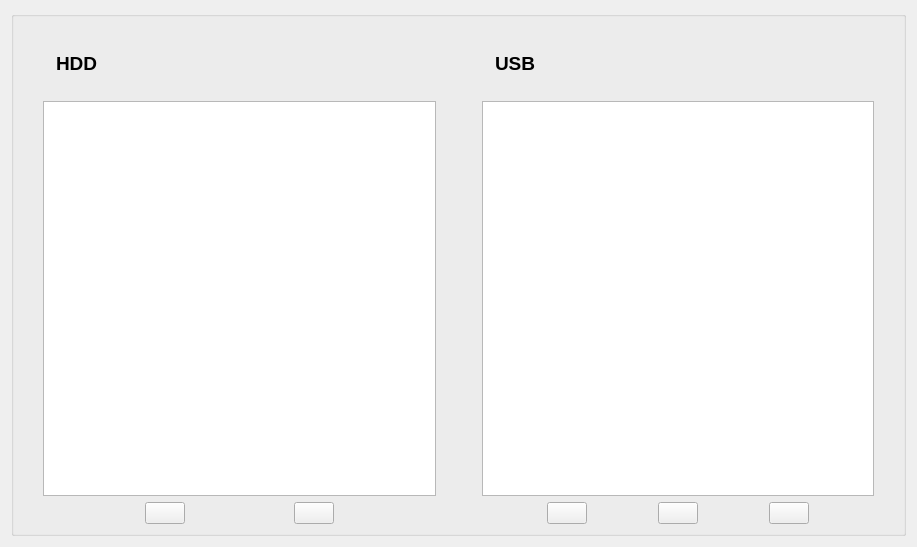
<?xml version="1.0" encoding="UTF-8"?>
<ui version="4.0">
 <class>ContentManagementForm</class>
 <widget class="QWidget" name="ContentManagementForm">
  <property name="geometry">
   <rect>
    <x>0</x>
    <y>0</y>
    <width>917</width>
    <height>547</height>
   </rect>
  </property>
  <property name="windowTitle">
   <string>Form</string>
  </property>
  <property name="autoFillBackground">
   <bool>true</bool>
  </property>
  <layout class="QVBoxLayout" name="verticalLayout_3">
   <item>
    <widget class="QGroupBox" name="groupBox_HDD_USB">
     <property name="title">
      <string/>
     </property>
     <layout class="QVBoxLayout" name="verticalLayout_4">
      <item>
       <layout class="QHBoxLayout" name="horizontalLayout_7">
        <item>
         <spacer name="horizontalSpacer_4">
          <property name="orientation">
           <enum>Qt::Horizontal</enum>
          </property>
          <property name="sizeHint" stdset="0">
           <size>
            <width>40</width>
            <height>20</height>
           </size>
          </property>
         </spacer>
        </item>
        <item>
         <widget class="QLabel" name="label_5">
          <property name="text">
           <string/>
          </property>
         </widget>
        </item>
       </layout>
      </item>
      <item>
       <layout class="QHBoxLayout" name="horizontalLayout_6">
        <item>
         <spacer name="verticalSpacer">
          <property name="orientation">
           <enum>Qt::Vertical</enum>
          </property>
          <property name="sizeHint" stdset="0">
           <size>
            <width>20</width>
            <height>40</height>
           </size>
          </property>
         </spacer>
        </item>
        <item>
         <layout class="QVBoxLayout" name="verticalLayout">
          <item>
           <layout class="QHBoxLayout" name="horizontalLayout_5">
            <item>
             <widget class="QLabel" name="label_3">
              <property name="text">
               <string/>
              </property>
             </widget>
            </item>
            <item>
             <widget class="QLabel" name="label_HDD">
              <property name="font">
               <font>
                <pointsize>14</pointsize>
                <weight>75</weight>
                <bold>true</bold>
               </font>
              </property>
              <property name="text">
               <string>HDD</string>
              </property>
             </widget>
            </item>
            <item>
             <spacer name="horizontalSpacer_2">
              <property name="orientation">
               <enum>Qt::Horizontal</enum>
              </property>
              <property name="sizeHint" stdset="0">
               <size>
                <width>40</width>
                <height>20</height>
               </size>
              </property>
             </spacer>
            </item>
           </layout>
          </item>
          <item>
           <spacer name="horizontalSpacer_13">
            <property name="orientation">
             <enum>Qt::Horizontal</enum>
            </property>
            <property name="sizeHint" stdset="0">
             <size>
              <width>40</width>
              <height>20</height>
             </size>
            </property>
           </spacer>
          </item>
          <item>
           <widget class="QTableView" name="tableView_HDD"/>
          </item>
          <item>
           <layout class="QHBoxLayout" name="horizontalLayout">
            <item>
             <spacer name="horizontalSpacer_6">
              <property name="orientation">
               <enum>Qt::Horizontal</enum>
              </property>
              <property name="sizeHint" stdset="0">
               <size>
                <width>40</width>
                <height>20</height>
               </size>
              </property>
             </spacer>
            </item>
            <item>
             <widget class="QPushButton" name="pushButton_HddOutput">
              <property name="maximumSize">
               <size>
                <width>120</width>
                <height>35</height>
               </size>
              </property>
              <property name="text">
               <string/>
              </property>
             </widget>
            </item>
            <item>
             <spacer name="horizontalSpacer">
              <property name="orientation">
               <enum>Qt::Horizontal</enum>
              </property>
              <property name="sizeHint" stdset="0">
               <size>
                <width>40</width>
                <height>20</height>
               </size>
              </property>
             </spacer>
            </item>
            <item>
             <widget class="QPushButton" name="pushButton_HddDelete">
              <property name="maximumSize">
               <size>
                <width>120</width>
                <height>35</height>
               </size>
              </property>
              <property name="text">
               <string/>
              </property>
             </widget>
            </item>
            <item>
             <spacer name="horizontalSpacer_7">
              <property name="orientation">
               <enum>Qt::Horizontal</enum>
              </property>
              <property name="sizeHint" stdset="0">
               <size>
                <width>40</width>
                <height>20</height>
               </size>
              </property>
             </spacer>
            </item>
           </layout>
          </item>
         </layout>
        </item>
        <item>
         <spacer name="verticalSpacer_4">
          <property name="orientation">
           <enum>Qt::Vertical</enum>
          </property>
          <property name="sizeHint" stdset="0">
           <size>
            <width>20</width>
            <height>40</height>
           </size>
          </property>
         </spacer>
        </item>
        <item>
         <spacer name="verticalSpacer_3">
          <property name="orientation">
           <enum>Qt::Vertical</enum>
          </property>
          <property name="sizeHint" stdset="0">
           <size>
            <width>20</width>
            <height>40</height>
           </size>
          </property>
         </spacer>
        </item>
        <item>
         <layout class="QVBoxLayout" name="verticalLayout_2">
          <item>
           <layout class="QHBoxLayout" name="horizontalLayout_3">
            <item>
             <widget class="QLabel" name="label_4">
              <property name="text">
               <string/>
              </property>
             </widget>
            </item>
            <item>
             <layout class="QHBoxLayout" name="horizontalLayout_2">
              <item>
               <widget class="QLabel" name="label_USB">
                <property name="font">
                 <font>
                  <pointsize>14</pointsize>
                  <weight>75</weight>
                  <bold>true</bold>
                 </font>
                </property>
                <property name="text">
                 <string>USB</string>
                </property>
               </widget>
              </item>
              <item>
               <spacer name="horizontalSpacer_5">
                <property name="orientation">
                 <enum>Qt::Horizontal</enum>
                </property>
                <property name="sizeHint" stdset="0">
                 <size>
                  <width>40</width>
                  <height>20</height>
                 </size>
                </property>
               </spacer>
              </item>
              <item>
               <spacer name="horizontalSpacer_3">
                <property name="orientation">
                 <enum>Qt::Horizontal</enum>
                </property>
                <property name="sizeHint" stdset="0">
                 <size>
                  <width>40</width>
                  <height>20</height>
                 </size>
                </property>
               </spacer>
              </item>
             </layout>
            </item>
           </layout>
          </item>
          <item>
           <spacer name="horizontalSpacer_14">
            <property name="orientation">
             <enum>Qt::Horizontal</enum>
            </property>
            <property name="sizeHint" stdset="0">
             <size>
              <width>40</width>
              <height>20</height>
             </size>
            </property>
           </spacer>
          </item>
          <item>
           <widget class="QTableView" name="tableView_USB"/>
          </item>
          <item>
           <layout class="QHBoxLayout" name="horizontalLayout_4">
            <item>
             <spacer name="horizontalSpacer_10">
              <property name="orientation">
               <enum>Qt::Horizontal</enum>
              </property>
              <property name="sizeHint" stdset="0">
               <size>
                <width>13</width>
                <height>20</height>
               </size>
              </property>
             </spacer>
            </item>
            <item>
             <widget class="QPushButton" name="pushButton_Mount">
              <property name="maximumSize">
               <size>
                <width>120</width>
                <height>35</height>
               </size>
              </property>
              <property name="text">
               <string/>
              </property>
             </widget>
            </item>
            <item>
             <spacer name="horizontalSpacer_8">
              <property name="orientation">
               <enum>Qt::Horizontal</enum>
              </property>
              <property name="sizeHint" stdset="0">
               <size>
                <width>18</width>
                <height>20</height>
               </size>
              </property>
             </spacer>
            </item>
            <item>
             <widget class="QPushButton" name="pushButton_Uninstall">
              <property name="maximumSize">
               <size>
                <width>120</width>
                <height>35</height>
               </size>
              </property>
              <property name="text">
               <string/>
              </property>
             </widget>
            </item>
            <item>
             <spacer name="horizontalSpacer_9">
              <property name="orientation">
               <enum>Qt::Horizontal</enum>
              </property>
              <property name="sizeHint" stdset="0">
               <size>
                <width>18</width>
                <height>20</height>
               </size>
              </property>
             </spacer>
            </item>
            <item>
             <widget class="QPushButton" name="pushButton_UsbDelete">
              <property name="maximumSize">
               <size>
                <width>120</width>
                <height>35</height>
               </size>
              </property>
              <property name="text">
               <string/>
              </property>
             </widget>
            </item>
            <item>
             <spacer name="horizontalSpacer_11">
              <property name="orientation">
               <enum>Qt::Horizontal</enum>
              </property>
              <property name="sizeHint" stdset="0">
               <size>
                <width>40</width>
                <height>20</height>
               </size>
              </property>
             </spacer>
            </item>
           </layout>
          </item>
         </layout>
        </item>
        <item>
         <spacer name="verticalSpacer_2">
          <property name="orientation">
           <enum>Qt::Vertical</enum>
          </property>
          <property name="sizeHint" stdset="0">
           <size>
            <width>20</width>
            <height>40</height>
           </size>
          </property>
         </spacer>
        </item>
       </layout>
      </item>
     </layout>
    </widget>
   </item>
  </layout>
 </widget>
 <resources/>
 <connections/>
</ui>
